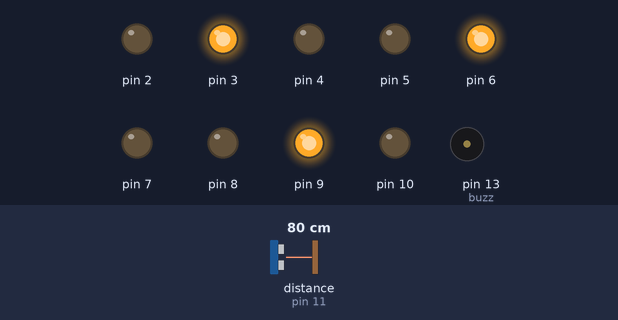
A sketch run on a simulated Arduino Uno, built with avr-gcc and run on an emulated ATmega328P. Shown: output pins drawn as LEDs (lit = HIGH), buzzer (waves = sounding, pin HIGH). The inputs (shaded band) are chosen by the test bench; at power-on: distance to the obstacle (sensor on pin 11) 80 cm. The echo pulse lasts 58.3 µs per cm; pins used as bus, display or sensor lines are not drawn.

Above: at 9.5 s.
9.6 s: distance to the obstacle (sensor on pin 11) set to 66 cm
18.6 s: distance to the obstacle (sensor on pin 11) set to 58 cm
At 27.4 s:
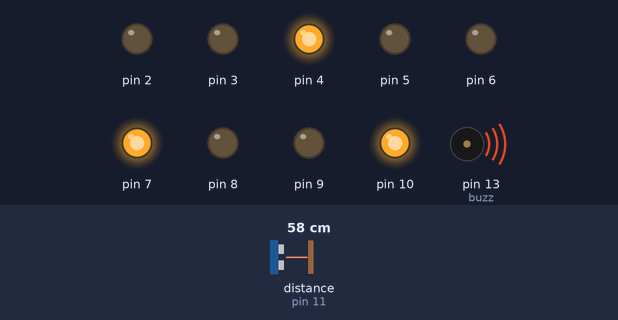
32.6 s: distance to the obstacle (sensor on pin 11) set to 120 cm
At 35.5 s:
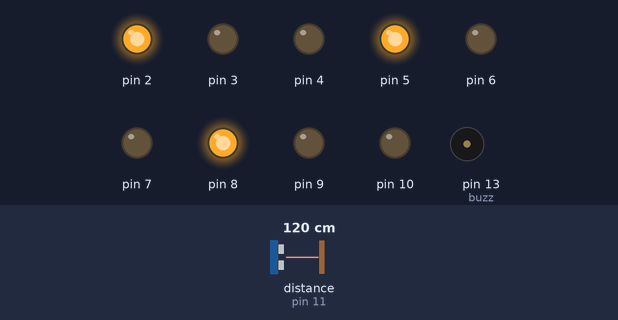
45.0 s: distance to the obstacle (sensor on pin 11) set to 2 cm
At 51.8 s:
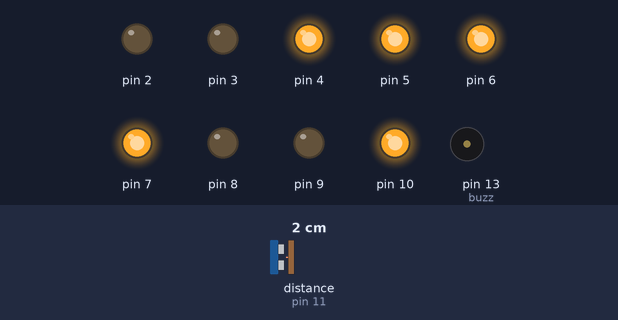
53.7 s: distance to the obstacle (sensor on pin 11) set to 250 cm
At 62.4 s:
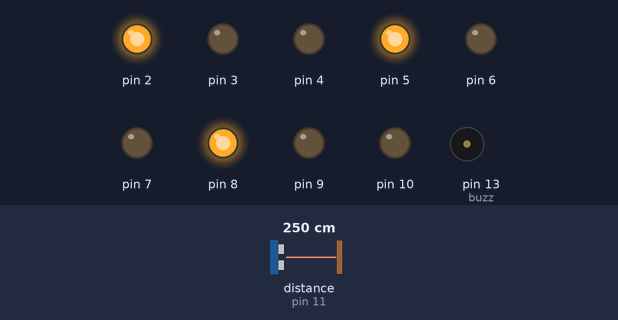
Timing chart, 0 to 63.4 s (numbered marks = the images above; inputs shaded):
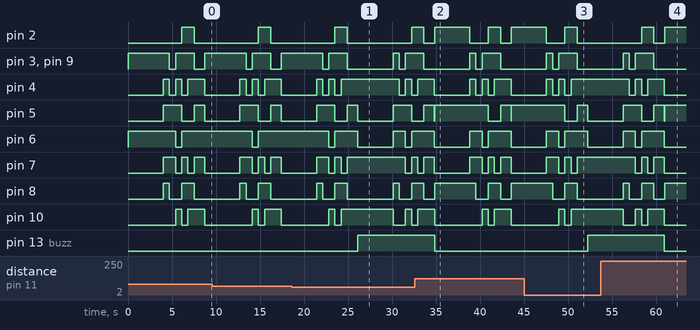

Measured:
- the behaviour switches between 62 and 61 cm on distance to the obstacle (sensor on pin 11) (found by bisection; images 0 and 1)
- after the input at 18.6 s, pin 13 (buzz): LOW → HIGH after 7.5 s
- after the input at 32.6 s, pin 13 (buzz): HIGH → LOW after 2.2 s
- after the input at 45.0 s, pin 2, pin 8: goes on until 51.0 s, then stays LOW; pin 4, pin 10: goes on until 50.3 s, then stays HIGH; pin 5: goes on until 52.2 s, then stays LOW; pin 7: goes on until 51.0 s, then stays HIGH; pin 13 (buzz): LOW → HIGH after 7.2 s
- after the input at 53.7 s, pin 13 (buzz): HIGH → LOW after 7.2 s

The sketch:

project.ino
```cpp
char x;
String s="SIVANT";
int k=0;
int t=12;
int e=11;
int buzz=13;


void setup()
{
  pinMode(2, OUTPUT);
  pinMode(3, OUTPUT);
  pinMode(4, OUTPUT);
  pinMode(5, OUTPUT);
  pinMode(6, OUTPUT);
  pinMode(7, OUTPUT);
  pinMode(8, OUTPUT);
  pinMode(9, OUTPUT);
  pinMode(10, OUTPUT);
  pinMode(buzz, OUTPUT);
  pinMode(t, OUTPUT);
  pinMode(e, INPUT);
  Serial.begin(9600);
}

void off()
{
  digitalWrite(2,LOW);
  digitalWrite(3,LOW);
  digitalWrite(4,LOW);
  digitalWrite(5,LOW);
  digitalWrite(6,LOW);
  digitalWrite(7,LOW);
  digitalWrite(8,LOW);
  digitalWrite(9,LOW);
  digitalWrite(10,LOW);
}

void devoff()
{
  off();
  digitalWrite(buzz,LOW);
}

void red()
{
  digitalWrite(4,HIGH);
  digitalWrite(7,HIGH);
  digitalWrite(10,HIGH);
}

void yellow()
{
  digitalWrite(3,HIGH);
  digitalWrite(6,HIGH);
  digitalWrite(9,HIGH);
}

void green()
{
  digitalWrite(2,HIGH);
  digitalWrite(5,HIGH);
  digitalWrite(8,HIGH);
}

void name()
{
  k=0;
  k=s.length();
  for (int i=0;i<k;i++)
  {
  x=s.charAt(i);
  digitalWrite(2,HIGH);
  digitalWrite(3,HIGH);
  digitalWrite(4,HIGH);
  digitalWrite(5,HIGH);
  digitalWrite(6,HIGH);
  digitalWrite(7,HIGH);
  digitalWrite(8,HIGH);
  digitalWrite(9,HIGH);
  digitalWrite(10,HIGH);

  switch(x)
    {
      case 'A':
      digitalWrite(5,LOW);
      digitalWrite(4,LOW);
      digitalWrite(10,LOW);
      break;
      case 'B':
      digitalWrite(3,LOW);
      break;
      case 'C':
      digitalWrite(3,LOW);
      digitalWrite(6,LOW);
      break;
      case 'D':
      digitalWrite(6,LOW);
      digitalWrite(2,LOW);
      digitalWrite(4,LOW);
      break;
      case 'E':
      break;
      case 'F':
      digitalWrite(5,LOW);
      digitalWrite(2,LOW);
      break;
      case 'G':
      digitalWrite(8,LOW);
      digitalWrite(10,LOW);
      break;
      case 'H':
      digitalWrite(5,LOW);
      digitalWrite(7,LOW);
      break;
      case 'I':
      digitalWrite(3,LOW);
      digitalWrite(2,LOW);
      digitalWrite(4,LOW);
      digitalWrite(8,LOW);
      digitalWrite(9,LOW);
      digitalWrite(10,LOW);
      case 'J':
      digitalWrite(2,LOW);
      digitalWrite(3,LOW);
      digitalWrite(9,LOW);
      break;
      case 'K':
      digitalWrite(3,LOW);
      digitalWrite(5,LOW);
      digitalWrite(7,LOW);
      break;
      case 'L':
      digitalWrite(3,LOW);
      digitalWrite(4,LOW);
      digitalWrite(6,LOW);
      digitalWrite(7,LOW);
      break;
      case 'M':
      digitalWrite(7,LOW);
      digitalWrite(5,LOW);
      break;
      case 'N':
      digitalWrite(7,LOW);
      digitalWrite(5,LOW);
      break;
      case 'O':
      digitalWrite(6,LOW);
      case 'P':
      digitalWrite(5,LOW);
      digitalWrite(2,LOW);
      break;
      case 'Q':
      digitalWrite(4,LOW);
      digitalWrite(2,LOW);
      digitalWrite(8,LOW);
      break;
      case 'R':
      digitalWrite(5,LOW);
      digitalWrite(3,LOW);
      break;
      case 'S':
      digitalWrite(10,LOW);
      digitalWrite(2,LOW);
      break;
      case 'T':
      digitalWrite(2,LOW);
      digitalWrite(3,LOW);
      digitalWrite(8,LOW);
      digitalWrite(9,LOW);
      break;
      case 'U':
      digitalWrite(6,LOW);
      digitalWrite(7,LOW);
      break;
      case 'V':
      digitalWrite(6,LOW);
      digitalWrite(7,LOW);
      digitalWrite(2,LOW);
      digitalWrite(8,LOW);
      break;
      case 'W':
      digitalWrite(7,LOW);
      break;
      case 'X':
      digitalWrite(5,LOW);
      digitalWrite(7,LOW);
      digitalWrite(3,LOW);
      digitalWrite(9,LOW);
      break;
      case 'Y':
      digitalWrite(8,LOW);
      digitalWrite(9,LOW);
      digitalWrite(7,LOW);
      digitalWrite(3,LOW);
      digitalWrite(2,LOW);
      break;
      case 'Z':
      digitalWrite(3,LOW);
      digitalWrite(9,LOW);
      case '.':
      off();
      digitalWrite(6,HIGH);
      break;
      default:
      delay(400);
      off();
    }
    delay(700);
  }
}

void loop()
{
  devoff();

  digitalWrite(t,LOW);
  delayMicroseconds(5);
  digitalWrite(t,HIGH);
  delayMicroseconds(1000);
  digitalWrite(t,LOW);
  int p=pulseIn(e,HIGH);
  int d=0.034*0.5*p;
  if(d>100)
  {
    green();
  }
  else if(d>60)
  {
    yellow();
    analogWrite(buzz,50);
  }
  else
  {
    red();
    analogWrite(buzz,255);
  }
  delay(4000);
  name();
  delay(500);
}
```
